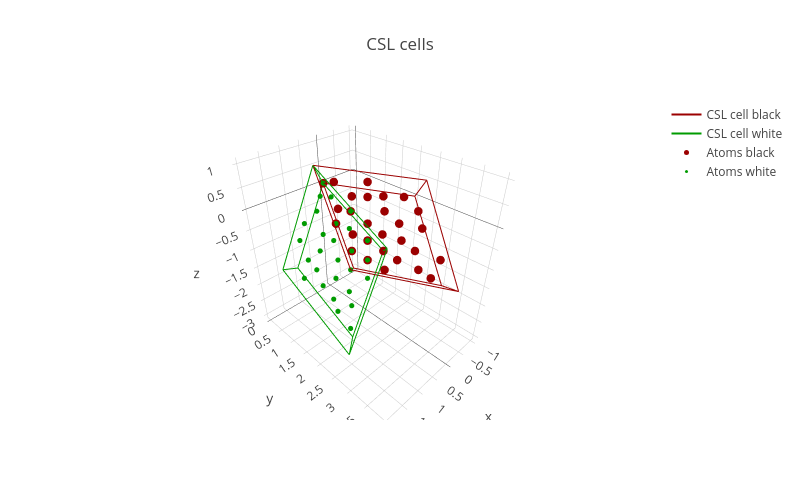

Source (notebook cell):
### Markdown cell above
At this stage we can use some of the visualisation tools to see what we have produced. First a look at the two csl unit cells in their original orientation:

### Code cell
test_csl.visualise_3d()

### Figure 1 — Plotly figure (JSON) as saved in the notebook; plotly's stock layout.template omitted (floating-point values rounded to 4 significant figures)
{"data": [{"line": {"color": "rgb(155, 0, 0)", "width": 2}, "mode": "lines", "name": "CSL cell black", "type": "scatter3d", "uid": "d270c2ab-6bba-4cf3-b3dd-725c05ac6b37", "x": [0, 1, null, 0, 0, null, 0, -1, null, 1, 1, null, 0, 1, null, 1, 0, null, -1, 0, null, -1, -1, null, -1, 0, null, 0, 0, null, 1, 0, null, 0, -1, null], "y": [0, 1, null, 0, 1, null, 0, 2, null, 1, 2, null, 1, 2, null, 2, 4, null, 3, 4, null, 2, 3, null, 2, 3, null, 3, 4, null, 1, 3, null, 1, 3, null], "z": [0, 1, null, 0, -2, null, 0, 0, null, 1, -1, null, -2, -1, null, -1, -1, null, -2, -1, null, 0, -2, null, 0, 1, null, 1, -1, null, 1, 1, null, -2, -2, null]}, {"line": {"color": "rgb(0, 155, 0)", "width": 2}, "mode": "lines", "name": "CSL cell white", "type": "scatter3d", "uid": "96f7aada-c1a0-4f09-ade6-a57ee410853f", "x": [0, 1, null, 0, 1, null, 0, 0, null, 1, 2, null, 1, 2, null, 2, 2, null, 1, 2, null, 0, 1, null, 0, 1, null, 1, 2, null, 1, 1, null, 1, 1, null], "y": [0, 1, null, 0, 0, null, 0, 2, null, 1, 1, null, 0, 1, null, 1, 3, null, 2, 3, null, 2, 2, null, 2, 3, null, 3, 3, null, 1, 3, null, 0, 2, null], "z": [0, 1, null, 0, -2, null, 0, -1, null, 1, -1, null, -2, -1, null, -1, -2, null, -3, -2, null, -1, -3, null, -1, 0, null, 0, -2, null, 1, 0, null, -2, -3, null]}, {"marker": {"color": "rgb(155, 0, 0)", "size": 5}, "mode": "markers", "name": "Atoms black", "type": "scatter3d", "uid": "a1bfd535-d4bb-4480-89e9-449947936cc0", "x": [-0.5, -0.5, 0, -0.5, -0.5, -0.5, 0, 0, 0.5, 0, 0.5, 0, 0.5, 0, 0.5, 0, 0, -0.5, -0.5, 0, 0, 0.5, 0, 0.5, 0, 0, 0.5, 0], "y": [2, 3, 1.5, 1.5, 2.5, 2, 0.5, 1, 1.5, 1.5, 1, 2, 2.5, 2.5, 2, 3, 3.5, 1.5, 2.5, 0, 1, 1.5, 1.5, 1, 2, 2.5, 2, 3], "z": [-1.5, -1.5, -1.5, -1, -1, -0.5, -0.5, -1, -1, -0.5, -0.5, -1, -1, -0.5, -0.5, -1, -0.5, 0, 0, 0, 0, 0, 0.5, 0.5, 0, 0.5, 0.5, 0]}, {"marker": {"color": "rgb(0, 155, 0)", "size": 3}, "mode": "markers", "name": "Atoms white", "type": "scatter3d", "uid": "7df896af-8644-4482-abb9-7f0578c99ea8", "x": [1, 0.5, 0.5, 1, 1, 1, 1.5, 1, 1.5, 1.5, 0.5, 0.5, 0.5, 0.5, 1, 1, 1.5, 1, 1.5, 1, 1.5, 1, 0, 0.5, 0.5, 1, 1, 1], "y": [1.5, 1, 2, 0.5, 1, 1.5, 1, 2, 2.5, 2, 0.5, 1.5, 1, 2, 0.5, 1, 1.5, 1.5, 1, 2, 2.5, 2.5, 0, 0.5, 1.5, 1, 1.5, 2], "z": [-2.5, -1.5, -1.5, -1.5, -2, -1.5, -1.5, -2, -2, -1.5, -1, -1, -0.5, -0.5, -0.5, -1, -1, -0.5, -0.5, -1, -1, -0.5, 0, 0, 0, 0, 0.5, 0]}], "layout": {"height": 500, "scene": {"aspectmode": "auto", "aspectratio": {"x": 0.8255, "y": 1.101, "z": 1.101}}, "title": {"text": "CSL cells"}, "width": 800, "xaxis": {"domain": [0, 0.9], "nticks": 10}, "yaxis": {"scaleanchor": "x"}}}
